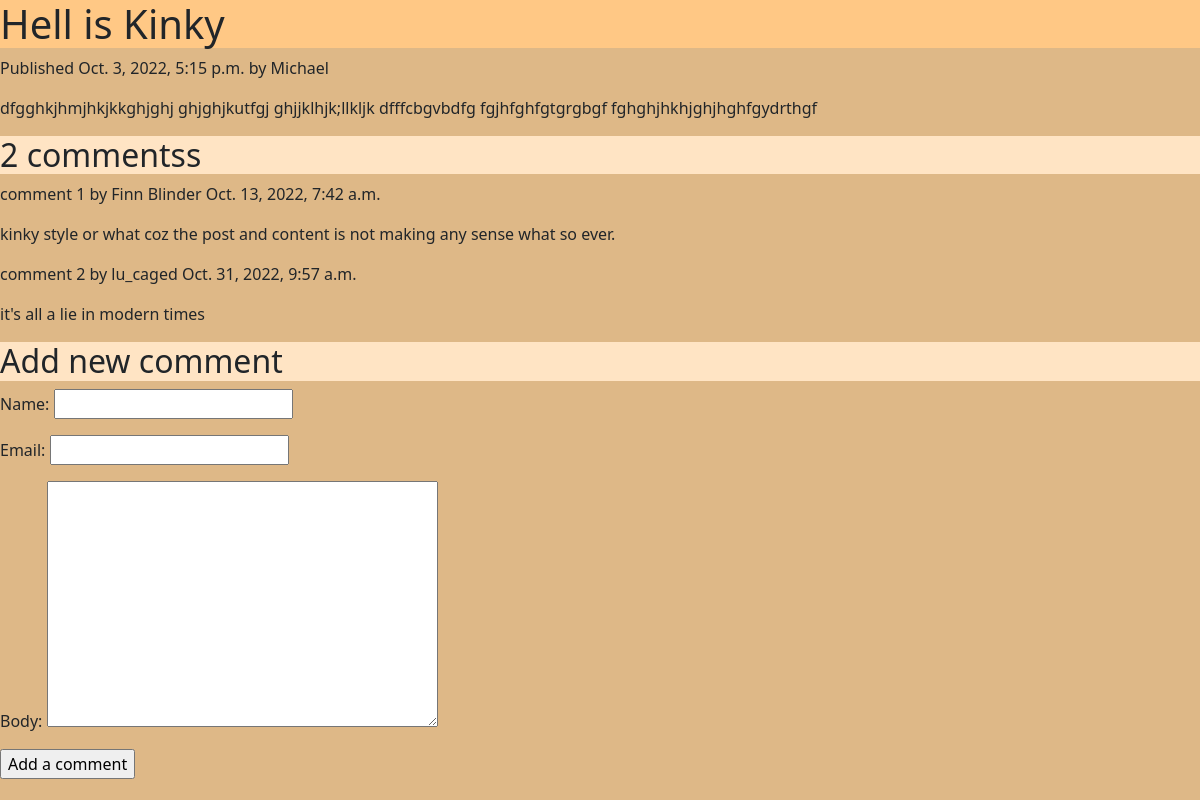
/2022/10/3/hell-is-kinky/, run on the app's committed database.
### blinder/models.py (models this page shows, shortened)
class Post(models.Model):
    STATUS_CHOICES =(
        ('draft', 'Draft'),
        ('published', 'Published'),
    )
    title =  models.CharField(max_length=255)
    post_image = models.ImageField(blank=True, null=True)
    slug = models.CharField(max_length=255, unique_for_date = 'publish')
    author = models.ForeignKey(User, on_delete= models.CASCADE, related_name= 'blog_post')
    body = models.TextField()
    publish = models.DateTimeField(default=timezone.now)
    create = models.DateField(auto_now_add= True)
    update = models.DateField(auto_now=True)
    status = models.CharField(max_length=10,choices= STATUS_CHOICES, default= 'draft')
    class Meta:
        ordering= ('-publish',)

class Comment(models.Model):
    post=models.ForeignKey(Post, on_delete=models.CASCADE, related_name='comments')
    name=models.CharField(max_length=100)
    email=models.EmailField()
    body=models.TextField()
    created=models.DateTimeField(auto_now_add=True)
    updated=models.DateTimeField(auto_now=True)
    active=models.BooleanField(default=True)
    class Meta:
        ordering=('created',)

### blinder/views.py (the view)
# urls.py: path('<int:year>/<int:month>/<int:day>/<slug:post>/', post_detail, name='post_detail' ),
def post_detail(request, year, month, day, post):
    post = get_object_or_404(Post, slug=post, status='published', publish__year= year, publish__month=month, publish__day=day)
    comments=post.comments.filter(active=True)
    new_comment=None
    if request.method=='POST':
        comment_form=CommentForm(data=request.POST)
        if comment_form.is_valid():
            new_comment=comment_form.save(commit=False)
            new_comment.post=post
            new_comment.save()
    else:
        comment_form=CommentForm()
    return render(request,'post_detail.html', {'post':post,'comments':comments,'new_comment':new_comment,'comment_form':comment_form})

### blinder/forms.py
class CommentForm(forms.ModelForm):
    class Meta:
        model=Comment
        fields=('name','email','body')

### blinder/templates/post_detail.html (shortened to what this page needs)
{% extends 'base.html' %}
{% block content %}
<h1>{{ post.title }}</h1>
<p>
    Published {{ post.publish }} by {{ post.author }}
</p>
{{ post.body|linebreaks }}
{% with comments.count as total_comments %}
<h2>
    {{ total_comments }} comments{{ total_comments|pluralize }}
</h2>
{% endwith %}
{% for comment in comments %}
<div class="comment">
    <p class="info">
        comment {{ forloop.counter }} by {{ comment.name }}
        {{ comment.created }}
    </p>
    {{ comment.body|linebreaks }}
</div>
{% empty %}
<p>There is no comment yet!! </p>
{% endfor %}
{% if new_comment %}
<h2>Your comment has been added </h2>
{% else %}
<h2> Add new comment </h2>
<form method="POST">
    {{ comment_form.as_p }}
    <p><input type="Submit" value="Add a comment"></p>
</form>
{% endif %}
{% endblock content %}

### static/css/APP.css (style rules this page uses)
body { background-color: burlywood; }
h1 { background-color: rgb(255, 200, 133); }
h2 { background-color: bisque; }

### data on the page
Post: publish "Oct. 3, 2022, 5:15 p.m.", author "Michael", body "dfgghkjhmjhkjkkghjghj ghjghjkutfgj ghjjklhjk;llkljk dfffcbgvbdfg fgjhfghfgtgrgbgf fghghjhkhjghjhghfgydrthgf"
Comment: name "Finn Blinder", created "Oct. 13, 2022, 7:42 a.m.", body "kinky style or what coz the post and content is not making any sense what so ever."
Comment: name "lu_caged", created "Oct. 31, 2022, 9:57 a.m.", body "it's all a lie in modern times"

### other printed values
{{ total_comments }} "2"
